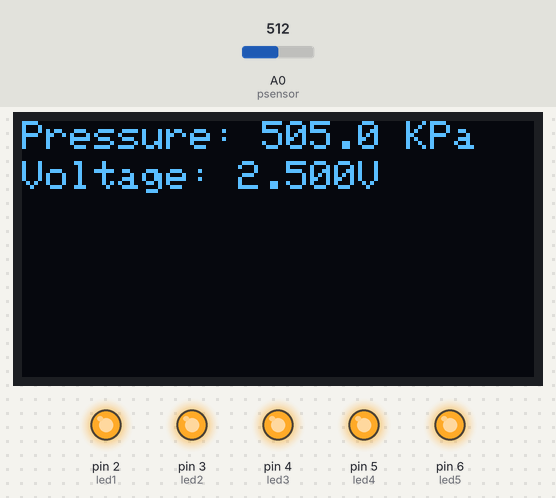
The sketch below on a simulated Arduino Uno, built with avr-gcc and run on an emulated ATmega328P. Parts: 128×64 one-colour display, output pins drawn as LEDs (lit = HIGH). The inputs (shaded band) are chosen by the test bench; at power-on: A0 (psensor) = 512. What the sketch prints to the serial monitor is not drawn.

Above: at 3.2 s.
3.3 s: A0 (psensor) set to 182
At 4.4 s:
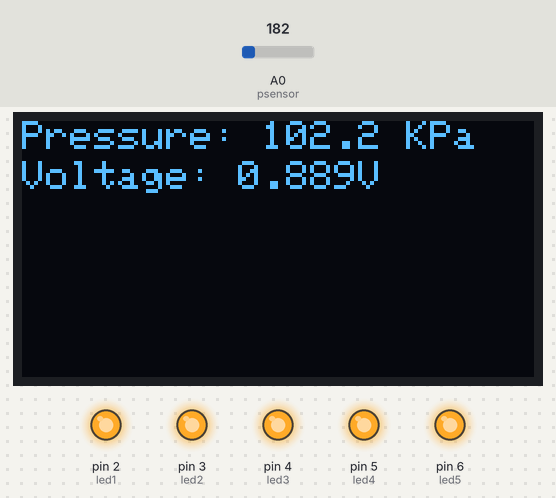
4.9 s: A0 (psensor) set to 152
At 6.1 s:
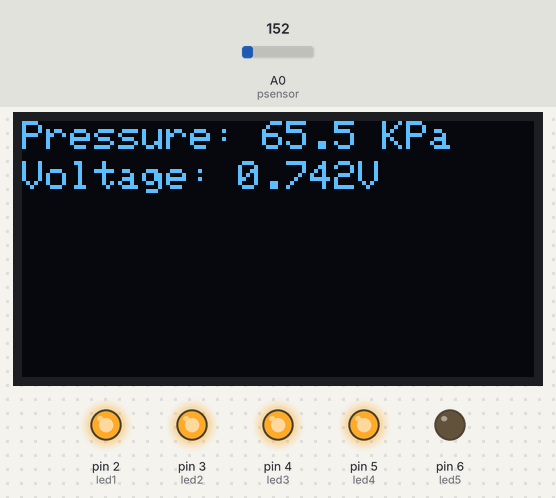
6.4 s: A0 (psensor) set to 122
At 7.6 s:
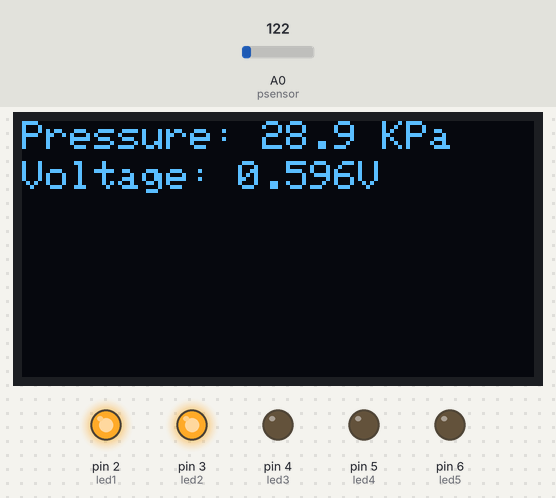
7.9 s: A0 (psensor) set to 80
At 8.3 s:
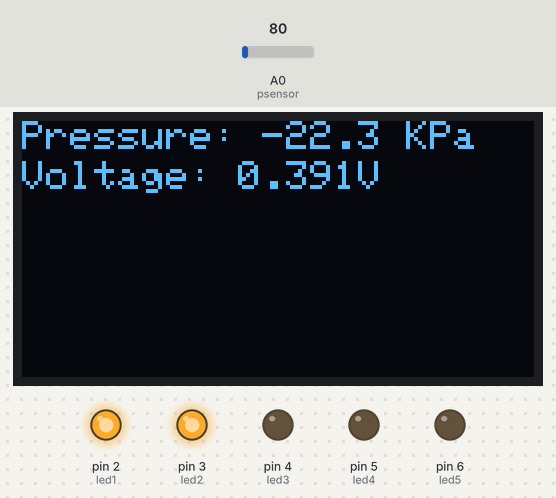
9.5 s: A0 (psensor) set to 70
At 10.0 s:
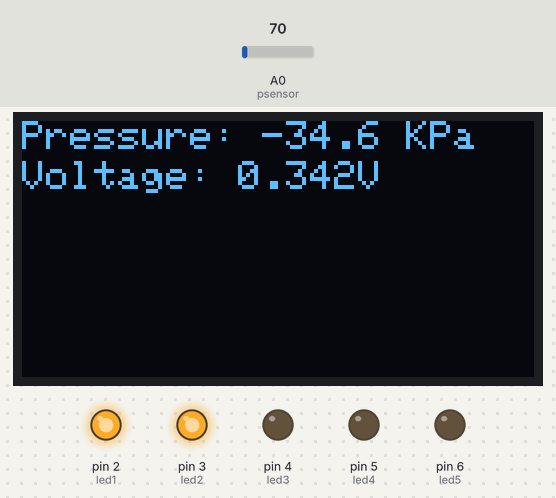
Timing chart, 0 to 12.1 s (numbered marks = the images above; inputs shaded):
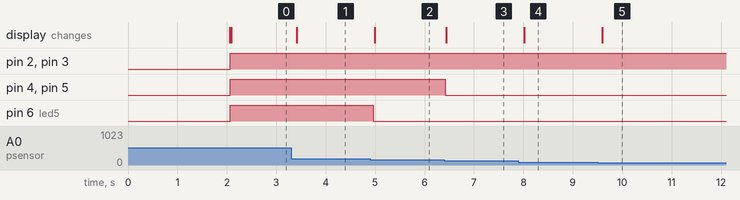

Measured:
- the behaviour switches between 164 and 163 on A0 (psensor) (found by bisection; images 1 and 2)
- after the input at 3.3 s, the display: changes after 0.11 s (image 1)
- after the input at 4.9 s, pin 6 (led5): HIGH → LOW after 0.07 s; the display: changes after 0.09 s (image 2)
- after the input at 6.4 s, pin 4 (led3), pin 5 (led4): HIGH → LOW at once; the display: changes at once (image 3)
- after the input at 7.9 s, the display: changes after 0.12 s (image 4)
- after the input at 9.5 s, the display: changes after 0.10 s (image 5)

The sketch:

water_pressure_sensor.ino
```cpp
#include <Wire.h>
#include <Adafruit_GFX.h>
#include <Adafruit_SSD1306.h>

Adafruit_SSD1306 display(128, 64, &Wire, -1);  // Adjust the parameters based on your display
const float Offset = 0.480;
int psensor = A0;
int led1 = 2;
int led2 = 3;
int led3 = 4;
int led4 = 5;
int led5 = 6;
float V, P;

void setup() {
  Serial.begin(9600);
  pinMode(psensor, INPUT);
  pinMode(led1, OUTPUT);
  pinMode(led2, OUTPUT);
  pinMode(led3, OUTPUT);
  pinMode(led4, OUTPUT);
  pinMode(led5, OUTPUT);

  digitalWrite(led1, LOW);
  digitalWrite(led2, LOW);
  digitalWrite(led3, LOW);
  digitalWrite(led4, LOW);
  digitalWrite(led5, LOW);

  Serial.println("/** Water pressure sensor demo **/");
  if (!display.begin(SSD1306_SWITCHCAPVCC, 0x3C)) {
    Serial.println(F("SSD1306 allocation failed"));
    for (;;)
      ;
  }

  delay(2000);
  display.clearDisplay();
  display.setTextSize(1);
  display.setTextColor(SSD1306_WHITE);
  display.setCursor(0, 0);
  display.println("Water Pressure");
  display.display();
}

void loop() {
  V = analogRead(psensor) * 5.00 / 1024;  // Sensor output voltage
  P = (V - Offset) * 250;                 // Calculate water pressure

  Serial.print("Voltage:");
  Serial.print(V, 3);
  Serial.println("V");

  Serial.print(" Pressure:");
  Serial.print(P, 1);
  Serial.println(" KPa");
  Serial.println();

  display.clearDisplay();
  display.setCursor(0, 0);
  display.print("Pressure: ");
  display.print(P, 1);
  display.print(" KPa");

  display.setCursor(0, 10);
  display.print("Voltage: ");
  display.print(V, 3);
  display.print("V");

  displayPressureIndicator(P);

  display.display();
  delay(100);
}

void displayPressureIndicator(float pressure) {
  if (pressure > 0 && pressure <= 10) {
    setLEDs(LOW, LOW, LOW, LOW, LOW);
  } else if (pressure > 10 && pressure <= 20) {
    setLEDs(HIGH, LOW, LOW, LOW, LOW);
  } else if (pressure > 20 && pressure <= 40) {
    setLEDs(HIGH, HIGH, LOW, LOW, LOW);
  } else if (pressure > 40 && pressure <= 60) {
    setLEDs(HIGH, HIGH, HIGH, LOW, LOW);
  } else if (pressure > 60 && pressure <= 80) {
    setLEDs(HIGH, HIGH, HIGH, HIGH, LOW);
  } else if (pressure >= 95) {
    setLEDs(HIGH, HIGH, HIGH, HIGH, HIGH);
  }
}

void setLEDs(int led1State, int led2State, int led3State, int led4State, int led5State) {
  digitalWrite(led1, led1State);
  digitalWrite(led2, led2State);
  digitalWrite(led3, led3State);
  digitalWrite(led4, led4State);
  digitalWrite(led5, led5State);
}
```
